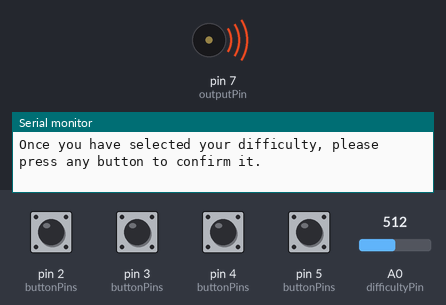
This sketch was run on a simulated Arduino Uno, built with avr-gcc and run on an emulated ATmega328P. Parts: buzzer (waves = sounding), the last lines printed to the serial monitor. The inputs (shaded band) are chosen by the test bench; at power-on: pin 2 (buttonPins), pin 3 (buttonPins), pin 4 (buttonPins), pin 5 (buttonPins) HIGH, A0 (difficultyPin) = 512.

Above: at 1.4 s.
1.5 s: pin 2 (buttonPins) pulled LOW for 1.2 s
At 3.2 s:
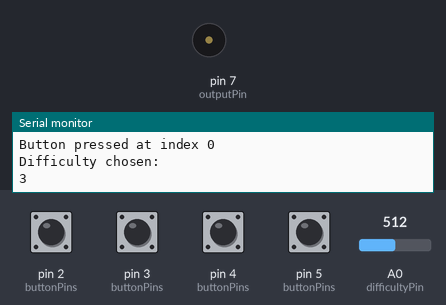
Timing chart, 0 to 11.7 s (numbered marks = the images above; inputs shaded):
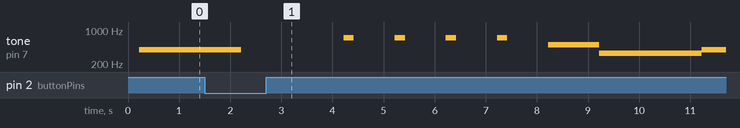

The sketch:

SimonSaysControl.ino
```cpp
#include <SSControlUnit.h>
#include <SSInputUnit.h>
#include <SSOutputUnit.h>
#include <Basic_Input.h>
#include <Buzzer.h>


int buttonPins[5] = {2,3,4,5,6};
int outputPin = 7;
int difficultyPin = A0;
int userSize = 4;
outputUnit outputControl(outputPin);
inputUnit inputControl(userSize);
controlUnit control;
bool initialTest = false;
bool difficultySelected = false;
bool gameFinished = false;
bool countdown1 = false;
bool countdown2 = false;


void setup() {
  Serial.begin(9600);
  //setting all the digital pins.
  inputControl.setDigitalPins(buttonPins);
  inputControl.setPotentiometer(difficultyPin);
  //now all the pins have been set.
  outputControl.startGameMessage();
  control.setDebug(true);
}

void loop() {
  int buttonPressed;
  if(gameFinished){
    return;
  }
  //update clocks
  inputControl.update();
  outputControl.update();
  //Select difficulty.
  if(!difficultySelected){
    outputControl.playSound(inputControl.setDifficultyPin()-1);
    inputControl.readBinaryInputs();
    if(inputControl.returnPressedButton()>=0){
      Serial.println("Difficulty chosen:");
      Serial.println(inputControl.setDifficultyPin());
      control.setDifficulty(inputControl.setDifficultyPin());
      difficultySelected = true;
      delay(1000);
    };
  }

  //difficulty set.
  else{
    //update control unit clock.
    int outcome = control.update();

    //Play this round?
    if(outcome == 2){
      //if about to play cues, countdown first for prep.
      if(!countdown1){
        outputControl.startCountdown(3);
        countdown1 = true;
        control.startAcceptingInputs();
      }
      //Check whether the sounds are being played right now.
      if(control.playingCues()){
        int thisCue = control.accessCurrentCue();
        outputControl.playSound(thisCue);
        return;
      }
      //We are now in the state of accepting input.
      //Play countdown first.
      if(!countdown2){
        outputControl.startCountdown(3);
        countdown2 = true;
        control.startAcceptingInputs();
      }
      //countdown finished. Read button presses on every iteration.

      inputControl.readBinaryInputs();
      buttonPressed = inputControl.returnPressedButton();
      //Play feedback and record the sound
      if(buttonPressed >=0){
         outputControl.playFeedbackSound(buttonPressed);
         control.getPlayerInput(buttonPressed);
      }
    }
    //Play next round?
    else if(outcome == 0){
      outputControl.printGameStatus(control.getScore());
      control.generateCueSequence(userSize);
      countdown1 = false;
      countdown2 = false;
    }
    //Game won?
    else if(outcome == 1){
      outputControl.printGameStatus(control.getScore());
      outputControl.gameWonSound();
      gameFinished = true;
    }


    //Game lost?
    else if (outcome == -1){
      outputControl.printGameStatus(control.getScore());
      outputControl.gameLostSound();
      gameFinished = true;
      }
  }
}
```

Measured:
- after the input at 1.5 s, tone on pin 7 (outputPin): plays 700 Hz for 0.20 s, 700 Hz for 0.20 s, 700 Hz for 0.20 s, 700 Hz for 0.20 s, 493 Hz for 1.0 s, 329 Hz for 2.0 s … (7 notes in this stretch), starting after 0.72 s
